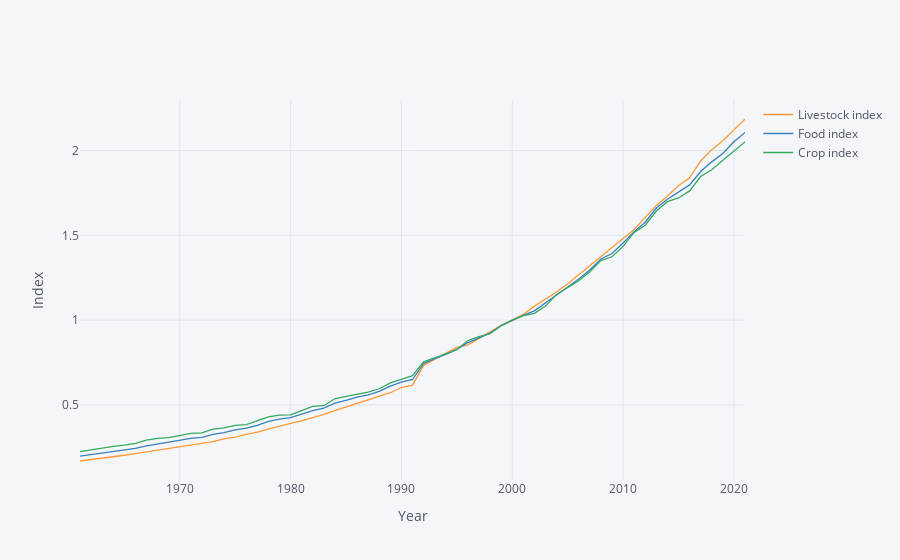

Notebook cell for this chart:
### Markdown cell above
The FAO compiles a series of data meant to measure changes in the
    supply of food of all sorts, including both plant and animal
    sources.  

From this we don&rsquo;t get levels; instead the series is normalized to an
arbitrary year.  Let&rsquo;s let each series take the value of 100 in the
year 2000, and compare this with a similarly normalized description of
world population:

### Code cell
vars = {"AG.PRD.LVSK.XD":"Livestock index",
        "AG.PRD.FOOD.XD":"Food index",
        "AG.PRD.CROP.XD":"Crop index",
        "SP.POP.TOTL":"Population"}

food = fix_date_index(wbdata.get_dataframe(vars)).dropna()
# Add population back...
Population = food.Population

# Weight indices by population
food = food.filter(regex='index$').multiply(Population,axis=0)

# No "WLD" or other regions; add up all countries
food = food.groupby('date').sum().replace(0,np.nan).dropna()


food.sort_index(inplace=True)

# Normalize so 2000 = 1
food = food/food.loc[2000,:]

food.iplot(xTitle="Year",yTitle="Index")

### Figure 1 — Plotly figure (JSON) as saved in the notebook; plotly's stock layout.template omitted (floating-point values rounded to 4 significant figures)
{"data": [{"line": {"color": "rgba(255, 153, 51, 1.0)", "dash": "solid", "shape": "linear", "width": 1.3}, "mode": "lines", "name": "Livestock index", "text": "", "type": "scatter", "x": [1961, 1962, 1963, 1964, 1965, 1966, 1967, 1968, 1969, 1970, 1971, 1972, 1973, 1974, 1975, 1976, 1977, 1978, 1979, 1980, 1981, 1982, 1983, 1984, 1985, 1986, 1987, 1988, 1989, 1990, 1991, 1992, 1993, 1994, 1995, 1996, 1997, 1998, 1999, 2000, 2001, 2002, 2003, 2004, 2005, 2006, 2007, 2008, 2009, 2010, 2011, 2012, 2013, 2014, 2015, 2016, 2017, 2018, 2019, 2020, 2021], "y": [0.1697, 0.1774, 0.1846, 0.1947, 0.2035, 0.2137, 0.2239, 0.235, 0.2448, 0.2544, 0.2646, 0.2759, 0.2838, 0.2996, 0.3109, 0.327, 0.3396, 0.3573, 0.3763, 0.3918, 0.4067, 0.4239, 0.4444, 0.4669, 0.4881, 0.5072, 0.5279, 0.5509, 0.5722, 0.603, 0.6169, 0.7337, 0.7697, 0.8021, 0.8395, 0.8545, 0.8942, 0.9302, 0.9694, 1, 1.034, 1.083, 1.123, 1.166, 1.215, 1.269, 1.321, 1.377, 1.426, 1.485, 1.535, 1.607, 1.677, 1.733, 1.792, 1.84, 1.939, 2.006, 2.058, 2.122, 2.186]}, {"line": {"color": "rgba(55, 128, 191, 1.0)", "dash": "solid", "shape": "linear", "width": 1.3}, "mode": "lines", "name": "Food index", "text": "", "type": "scatter", "x": [1961, 1962, 1963, 1964, 1965, 1966, 1967, 1968, 1969, 1970, 1971, 1972, 1973, 1974, 1975, 1976, 1977, 1978, 1979, 1980, 1981, 1982, 1983, 1984, 1985, 1986, 1987, 1988, 1989, 1990, 1991, 1992, 1993, 1994, 1995, 1996, 1997, 1998, 1999, 2000, 2001, 2002, 2003, 2004, 2005, 2006, 2007, 2008, 2009, 2010, 2011, 2012, 2013, 2014, 2015, 2016, 2017, 2018, 2019, 2020, 2021], "y": [0.1982, 0.2078, 0.2173, 0.226, 0.2341, 0.2441, 0.259, 0.2704, 0.2785, 0.2923, 0.303, 0.3087, 0.3267, 0.3373, 0.3538, 0.3633, 0.3801, 0.403, 0.4163, 0.425, 0.4465, 0.4665, 0.4818, 0.5105, 0.5277, 0.5467, 0.5596, 0.5803, 0.6106, 0.6352, 0.6503, 0.7443, 0.7729, 0.7978, 0.8281, 0.8681, 0.8959, 0.924, 0.9678, 1, 1.029, 1.055, 1.1, 1.149, 1.196, 1.242, 1.296, 1.361, 1.393, 1.455, 1.521, 1.578, 1.662, 1.714, 1.756, 1.798, 1.877, 1.934, 1.983, 2.052, 2.107]}, {"line": {"color": "rgba(50, 171, 96, 1.0)", "dash": "solid", "shape": "linear", "width": 1.3}, "mode": "lines", "name": "Crop index", "text": "", "type": "scatter", "x": [1961, 1962, 1963, 1964, 1965, 1966, 1967, 1968, 1969, 1970, 1971, 1972, 1973, 1974, 1975, 1976, 1977, 1978, 1979, 1980, 1981, 1982, 1983, 1984, 1985, 1986, 1987, 1988, 1989, 1990, 1991, 1992, 1993, 1994, 1995, 1996, 1997, 1998, 1999, 2000, 2001, 2002, 2003, 2004, 2005, 2006, 2007, 2008, 2009, 2010, 2011, 2012, 2013, 2014, 2015, 2016, 2017, 2018, 2019, 2020, 2021], "y": [0.2248, 0.2364, 0.2483, 0.2559, 0.2639, 0.2738, 0.2933, 0.3031, 0.3073, 0.3212, 0.3321, 0.3357, 0.3581, 0.3652, 0.3794, 0.3838, 0.4052, 0.4293, 0.4402, 0.4413, 0.4672, 0.4914, 0.4959, 0.5364, 0.551, 0.5655, 0.5763, 0.5957, 0.6299, 0.6509, 0.6733, 0.7543, 0.7768, 0.8019, 0.8257, 0.8805, 0.9035, 0.9213, 0.967, 1, 1.027, 1.041, 1.083, 1.152, 1.192, 1.232, 1.286, 1.352, 1.374, 1.435, 1.517, 1.56, 1.644, 1.699, 1.721, 1.762, 1.847, 1.887, 1.943, 2.0, 2.051]}], "layout": {"legend": {"bgcolor": "#F5F6F9", "font": {"color": "#4D5663"}}, "paper_bgcolor": "#F5F6F9", "plot_bgcolor": "#F5F6F9", "title": {"font": {"color": "#4D5663"}}, "xaxis": {"gridcolor": "#E1E5ED", "showgrid": true, "tickfont": {"color": "#4D5663"}, "title": {"font": {"color": "#4D5663"}, "text": "Year"}, "zerolinecolor": "#E1E5ED"}, "yaxis": {"gridcolor": "#E1E5ED", "showgrid": true, "tickfont": {"color": "#4D5663"}, "title": {"font": {"color": "#4D5663"}, "text": "Index"}, "zerolinecolor": "#E1E5ED"}}}
